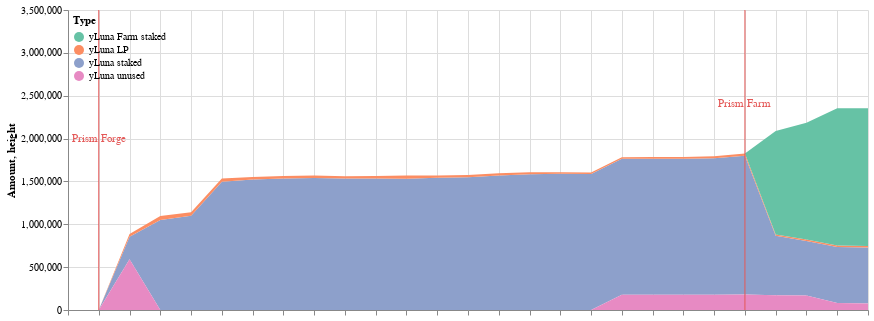

The notebook cell saved with this chart:
### Code cell
c1 = cp.get_yluna_time_area_chart(all_deltas, 
               alt.Scale(scheme='set2'),
               min_date = all_deltas.Time.min(),
               max_date = all_deltas.Time.max(),
               top_padding = 1500000
        )

c2 = alt.Chart(dp.dates_to_mark).mark_rule(color='#e45756').encode(
    x=alt.X('date'+':T',axis=alt.Axis(labels=False,title=''))
)

c3 = alt.Chart(dp.dates_to_mark).mark_text(
    color='#e45756',
    angle=0
).encode(
    x=alt.X('text_date'+':T',axis=alt.Axis(labels=False,title='')),
    y='height',
    text='text'
)

(c1 + c2 + c3).properties(width=800).configure_view(strokeOpacity=0)

### Figure 1 — Vega-Lite specification as saved in the notebook (floating-point values rounded to 4 significant figures)
{"config": {"view": {"continuousWidth": 400, "continuousHeight": 300, "strokeOpacity": 0}}, "layer": [{"data": {"name": "data-03616a742e76336935caf56848f23c66"}, "mark": "area", "encoding": {"color": {"field": "Type", "legend": {"direction": "vertical", "legendY": 0, "orient": "none", "padding": 5}, "scale": {"scheme": "set2"}, "type": "nominal"}, "tooltip": [{"field": "Time", "format": "%Y-%m-%d", "type": "temporal"}, {"field": "Type", "type": "nominal"}, {"field": "Amount (millions)", "type": "nominal"}], "x": {"field": "Time", "scale": {"domain": ["2022-02-12", "2022-03-10"]}, "type": "temporal"}, "y": {"field": "Amount", "scale": {"domain": [0, 3120000.0]}, "type": "quantitative"}}}, {"data": {"name": "data-bf69e67827aa5ed7d9d532afa84e7b5c"}, "mark": {"type": "rule", "color": "#e45756"}, "encoding": {"x": {"axis": {"labels": false, "title": ""}, "field": "date", "type": "temporal"}}}, {"data": {"name": "data-bf69e67827aa5ed7d9d532afa84e7b5c"}, "mark": {"type": "text", "angle": 0, "color": "#e45756"}, "encoding": {"text": {"field": "text", "type": "nominal"}, "x": {"axis": {"labels": false, "title": ""}, "field": "text_date", "type": "temporal"}, "y": {"field": "height", "type": "quantitative"}}}], "width": 800, "$schema": "https://vega.github.io/schema/vega-lite/v4.17.0.json", "datasets": {"data-03616a742e76336935caf56848f23c66": [{"Time": "2022-02-14", "Amount signed": 264000.0, "Amount": 264000.0, "Type": "yLuna staked", "Amount (millions)": "0.26M"}, {"Time": "2022-02-15", "Amount signed": 785400.0, "Amount": 1049000.0, "Type": "yLuna staked", "Amount (millions)": "1.05M"}, {"Time": "2022-02-16", "Amount signed": 48820.0, "Amount": 1098000.0, "Type": "yLuna staked", "Amount (millions)": "1.1M"}, {"Time": "2022-02-17", "Amount signed": 398600.0, "Amount": 1497000.0, "Type": "yLuna staked", "Amount (millions)": "1.5M"}, {"Time": "2022-02-18", "Amount signed": 26480.0, "Amount": 1523000.0, "Type": "yLuna staked", "Amount (millions)": "1.52M"}, {"Time": "2022-02-19", "Amount signed": 9947.0, "Amount": 1533000.0, "Type": "yLuna staked", "Amount (millions)": "1.53M"}, {"Time": "2022-02-20", "Amount signed": 6690.0, "Amount": 1540000.0, "Type": "yLuna staked", "Amount (millions)": "1.54M"}, {"Time": "2022-02-21", "Amount signed": -5372.0, "Amount": 1534000.0, "Type": "yLuna staked", "Amount (millions)": "1.53M"}, {"Time": "2022-02-22", "Amount signed": -340.6, "Amount": 1534000.0, "Type": "yLuna staked", "Amount (millions)": "1.53M"}, {"Time": "2022-02-23", "Amount signed": -1892.0, "Amount": 1532000.0, "Type": "yLuna staked", "Amount (millions)": "1.53M"}, {"Time": "2022-02-24", "Amount signed": 9216.0, "Amount": 1541000.0, "Type": "yLuna staked", "Amount (millions)": "1.54M"}, {"Time": "2022-02-25", "Amount signed": 6565.0, "Amount": 1548000.0, "Type": "yLuna staked", "Amount (millions)": "1.55M"}, {"Time": "2022-02-26", "Amount signed": 21590.0, "Amount": 1570000.0, "Type": "yLuna staked", "Amount (millions)": "1.57M"}, {"Time": "2022-02-27", "Amount signed": 15350.0, "Amount": 1585000.0, "Type": "yLuna staked", "Amount (millions)": "1.58M"}, {"Time": "2022-02-28", "Amount signed": 5056.0, "Amount": 1590000.0, "Type": "yLuna staked", "Amount (millions)": "1.59M"}, {"Time": "2022-03-01", "Amount signed": -3479.0, "Amount": 1587000.0, "Type": "yLuna staked", "Amount (millions)": "1.59M"}, {"Time": "2022-03-02", "Amount signed": -801.9, "Amount": 1586000.0, "Type": "yLuna staked", "Amount (millions)": "1.59M"}, {"Time": "2022-03-03", "Amount signed": -37.23, "Amount": 1586000.0, "Type": "yLuna staked", "Amount (millions)": "1.59M"}, {"Time": "2022-03-04", "Amount signed": 980.6, "Amount": 1587000.0, "Type": "yLuna staked", "Amount (millions)": "1.59M"}, {"Time": "2022-03-05", "Amount signed": 5166.0, "Amount": 1592000.0, "Type": "yLuna staked", "Amount (millions)": "1.59M"}, {"Time": "2022-03-06", "Amount signed": 27690.0, "Amount": 1620000.0, "Type": "yLuna staked", "Amount (millions)": "1.62M"}, {"Time": "2022-03-07", "Amount signed": -924800.0, "Amount": 694700.0, "Type": "yLuna staked", "Amount (millions)": "0.69M"}, {"Time": "2022-03-08", "Amount signed": -58730.0, "Amount": 636000.0, "Type": "yLuna staked", "Amount (millions)": "0.64M"}, {"Time": "2022-03-09", "Amount signed": 17560.0, "Amount": 653500.0, "Type": "yLuna staked", "Amount (millions)": "0.65M"}, {"Time": "2022-03-10", "Amount signed": 641.3, "Amount": 654200.0, "Type": "yLuna staked", "Amount (millions)": "0.65M"}, {"Time": "2022-02-14", "Amount signed": 32030.0, "Amount": 32030.0, "Type": "yLuna LP", "Amount (millions)": "0.03M"}, {"Time": "2022-02-15", "Amount signed": 15530.0, "Amount": 47560.0, "Type": "yLuna LP", "Amount (millions)": "0.05M"}, {"Time": "2022-02-16", "Amount signed": -3950.0, "Amount": 43610.0, "Type": "yLuna LP", "Amount (millions)": "0.04M"}, {"Time": "2022-02-17", "Amount signed": -6835.0, "Amount": 36780.0, "Type": "yLuna LP", "Amount (millions)": "0.04M"}, {"Time": "2022-02-18", "Amount signed": -7037.0, "Amount": 29740.0, "Type": "yLuna LP", "Amount (millions)": "0.03M"}, {"Time": "2022-02-19", "Amount signed": 337.5, "Amount": 30080.0, "Type": "yLuna LP", "Amount (millions)": "0.03M"}, {"Time": "2022-02-20", "Amount signed": -1702.0, "Amount": 28380.0, "Type": "yLuna LP", "Amount (millions)": "0.03M"}, {"Time": "2022-02-21", "Amount signed": -1555.0, "Amount": 26820.0, "Type": "yLuna LP", "Amount (millions)": "0.03M"}, {"Time": "2022-02-22", "Amount signed": 3529.0, "Amount": 30350.0, "Type": "yLuna LP", "Amount (millions)": "0.03M"}, {"Time": "2022-02-23", "Amount signed": 5291.0, "Amount": 35640.0, "Type": "yLuna LP", "Amount (millions)": "0.04M"}, {"Time": "2022-02-24", "Amount signed": -6866.0, "Amount": 28780.0, "Type": "yLuna LP", "Amount (millions)": "0.03M"}, {"Time": "2022-02-25", "Amount signed": -2172.0, "Amount": 26600.0, "Type": "yLuna LP", "Amount (millions)": "0.03M"}, {"Time": "2022-02-26", "Amount signed": -2032.0, "Amount": 24570.0, "Type": "yLuna LP", "Amount (millions)": "0.02M"}, {"Time": "2022-02-27", "Amount signed": -2120.0, "Amount": 22450.0, "Type": "yLuna LP", "Amount (millions)": "0.02M"}, {"Time": "2022-02-28", "Amount signed": -6805.0, "Amount": 15650.0, "Type": "yLuna LP", "Amount (millions)": "0.02M"}, {"Time": "2022-03-01", "Amount signed": 1266.0, "Amount": 16910.0, "Type": "yLuna LP", "Amount (millions)": "0.02M"}, {"Time": "2022-03-02", "Amount signed": 1194.0, "Amount": 18110.0, "Type": "yLuna LP", "Amount (millions)": "0.02M"}, {"Time": "2022-03-03", "Amount signed": 1485.0, "Amount": 19590.0, "Type": "yLuna LP", "Amount (millions)": "0.02M"}, {"Time": "2022-03-04", "Amount signed": 900.4, "Amount": 20490.0, "Type": "yLuna LP", "Amount (millions)": "0.02M"}, {"Time": "2022-03-05", "Amount signed": 2973.0, "Amount": 23470.0, "Type": "yLuna LP", "Amount (millions)": "0.02M"}, {"Time": "2022-03-06", "Amount signed": 1880.0, "Amount": 25350.0, "Type": "yLuna LP", "Amount (millions)": "0.03M"}, {"Time": "2022-03-07", "Amount signed": -9021.0, "Amount": 16320.0, "Type": "yLuna LP", "Amount (millions)": "0.02M"}, {"Time": "2022-03-08", "Amount signed": -254.8, "Amount": 16070.0, "Type": "yLuna LP", "Amount (millions)": "0.02M"}, {"Time": "2022-03-09", "Amount signed": 238.1, "Amount": 16310.0, "Type": "yLuna LP", "Amount (millions)": "0.02M"}, {"Time": "2022-03-10", "Amount signed": -236.4, "Amount": 16070.0, "Type": "yLuna LP", "Amount (millions)": "0.02M"}, {"Time": "2022-03-07", "Amount signed": 1207000.0, "Amount": 1207000.0, "Type": "yLuna Farm staked", "Amount (millions)": "1.21M"}, {"Time": "2022-03-08", "Amount signed": 156200.0, "Amount": 1363000.0, "Type": "yLuna Farm staked", "Amount (millions)": "1.36M"}, {"Time": "2022-03-09", "Amount signed": 238400.0, "Amount": 1602000.0, "Type": "yLuna Farm staked", "Amount (millions)": "1.6M"}, {"Time": "2022-03-10", "Amount signed": 6263.0, "Amount": 1608000.0, "Type": "yLuna Farm staked", "Amount (millions)": "1.61M"}, {"Time": "2022-02-14", "Amount signed": 886900.0, "Amount": 590900.0, "Type": "yLuna unused", "Amount (millions)": "0.59M"}, {"Time": "2022-02-15", "Amount signed": 203500.0, "Amount": 0.0, "Type": "yLuna unused", "Amount (millions)": "0.0M"}, {"Time": "2022-02-16", "Amount signed": 34800.0, "Amount": 0.0, "Type": "yLuna unused", "Amount (millions)": "0.0M"}, {"Time": "2022-02-17", "Amount signed": 390200.0, "Amount": 0.0, "Type": "yLuna unused", "Amount (millions)": "0.0M"}, {"Time": "2022-02-18", "Amount signed": 18930.0, "Amount": 0.0, "Type": "yLuna unused", "Amount (millions)": "0.0M"}, {"Time": "2022-02-19", "Amount signed": 8557.0, "Amount": 0.0, "Type": "yLuna unused", "Amount (millions)": "0.0M"}, {"Time": "2022-02-20", "Amount signed": 4740.0, "Amount": 0.0, "Type": "yLuna unused", "Amount (millions)": "0.0M"}, {"Time": "2022-02-21", "Amount signed": -6418.0, "Amount": 0.0, "Type": "yLuna unused", "Amount (millions)": "0.0M"}, {"Time": "2022-02-22", "Amount signed": 1663.0, "Amount": 0.0, "Type": "yLuna unused", "Amount (millions)": "0.0M"}, {"Time": "2022-02-23", "Amount signed": 4500.0, "Amount": 0.0, "Type": "yLuna unused", "Amount (millions)": "0.0M"}, {"Time": "2022-02-24", "Amount signed": -342.0, "Amount": 0.0, "Type": "yLuna unused", "Amount (millions)": "0.0M"}, {"Time": "2022-02-25", "Amount signed": 4035.0, "Amount": 0.0, "Type": "yLuna unused", "Amount (millions)": "0.0M"}, {"Time": "2022-02-26", "Amount signed": 32360.0, "Amount": 0.0, "Type": "yLuna unused", "Amount (millions)": "0.0M"}, {"Time": "2022-02-27", "Amount signed": 478.2, "Amount": 0.0, "Type": "yLuna unused", "Amount (millions)": "0.0M"}, {"Time": "2022-02-28", "Amount signed": -1118.0, "Amount": 0.0, "Type": "yLuna unused", "Amount (millions)": "0.0M"}, {"Time": "2022-03-01", "Amount signed": -789.2, "Amount": 0.0, "Type": "yLuna unused", "Amount (millions)": "0.0M"}, {"Time": "2022-03-02", "Amount signed": 200900.0, "Amount": 179100.0, "Type": "yLuna unused", "Amount (millions)": "0.18M"}, {"Time": "2022-03-03", "Amount signed": 597.3, "Amount": 178300.0, "Type": "yLuna unused", "Amount (millions)": "0.18M"}, {"Time": "2022-03-04", "Amount signed": 2053.0, "Amount": 178400.0, "Type": "yLuna unused", "Amount (millions)": "0.18M"}, {"Time": "2022-03-05", "Amount signed": 7005.0, "Amount": 177300.0, "Type": "yLuna unused", "Amount (millions)": "0.18M"}, {"Time": "2022-03-06", "Amount signed": 33240.0, "Amount": 181000.0, "Type": "yLuna unused", "Amount (millions)": "0.18M"}, {"Time": "2022-03-07", "Amount signed": 263300.0, "Amount": 171200.0, "Type": "yLuna unused", "Amount (millions)": "0.17M"}, {"Time": "2022-03-08", "Amount signed": 96260.0, "Amount": 170200.0, "Type": "yLuna unused", "Amount (millions)": "0.17M"}, {"Time": "2022-03-09", "Amount signed": 167800.0, "Amount": 81740.0, "Type": "yLuna unused", "Amount (millions)": "0.08M"}, {"Time": "2022-03-10", "Amount signed": 395.7, "Amount": 75470.0, "Type": "yLuna unused", "Amount (millions)": "0.08M"}, {"Time": "2022-02-12", "Amount signed": 0.0, "Amount": 0.0, "Type": "yLuna staked", "Amount (millions)": "0.0M"}, {"Time": "2022-02-13", "Amount signed": 0.0, "Amount": 0.0, "Type": "yLuna staked", "Amount (millions)": "0.0M"}, {"Time": "2022-02-12", "Amount signed": 0.0, "Amount": 0.0, "Type": "yLuna LP", "Amount (millions)": "0.0M"}, {"Time": "2022-02-13", "Amount signed": 0.0, "Amount": 0.0, "Type": "yLuna LP", "Amount (millions)": "0.0M"}, {"Time": "2022-02-14", "Amount signed": 0.0, "Amount": 0.0, "Type": "yLuna Farm staked", "Amount (millions)": "0.0M"}, {"Time": "2022-02-15", "Amount signed": 0.0, "Amount": 0.0, "Type": "yLuna Farm staked", "Amount (millions)": "0.0M"}, {"Time": "2022-02-16", "Amount signed": 0.0, "Amount": 0.0, "Type": "yLuna Farm staked", "Amount (millions)": "0.0M"}, {"Time": "2022-02-17", "Amount signed": 0.0, "Amount": 0.0, "Type": "yLuna Farm staked", "Amount (millions)": "0.0M"}, {"Time": "2022-02-18", "Amount signed": 0.0, "Amount": 0.0, "Type": "yLuna Farm staked", "Amount (millions)": "0.0M"}, {"Time": "2022-02-19", "Amount signed": 0.0, "Amount": 0.0, "Type": "yLuna Farm staked", "Amount (millions)": "0.0M"}, {"Time": "2022-02-20", "Amount signed": 0.0, "Amount": 0.0, "Type": "yLuna Farm staked", "Amount (millions)": "0.0M"}, {"Time": "2022-02-21", "Amount signed": 0.0, "Amount": 0.0, "Type": "yLuna Farm staked", "Amount (millions)": "0.0M"}, {"Time": "2022-02-22", "Amount signed": 0.0, "Amount": 0.0, "Type": "yLuna Farm staked", "Amount (millions)": "0.0M"}, {"Time": "2022-02-23", "Amount signed": 0.0, "Amount": 0.0, "Type": "yLuna Farm staked", "Amount (millions)": "0.0M"}, {"Time": "2022-02-24", "Amount signed": 0.0, "Amount": 0.0, "Type": "yLuna Farm staked", "Amount (millions)": "0.0M"}, {"Time": "2022-02-25", "Amount signed": 0.0, "Amount": 0.0, "Type": "yLuna Farm staked", "Amount (millions)": "0.0M"}, {"Time": "2022-02-26", "Amount signed": 0.0, "Amount": 0.0, "Type": "yLuna Farm staked", "Amount (millions)": "0.0M"}, {"Time": "2022-02-27", "Amount signed": 0.0, "Amount": 0.0, "Type": "yLuna Farm staked", "Amount (millions)": "0.0M"}, {"Time": "2022-02-28", "Amount signed": 0.0, "Amount": 0.0, "Type": "yLuna Farm staked", "Amount (millions)": "0.0M"}, {"Time": "2022-03-01", "Amount signed": 0.0, "Amount": 0.0, "Type": "yLuna Farm staked", "Amount (millions)": "0.0M"}, {"Time": "2022-03-02", "Amount signed": 0.0, "Amount": 0.0, "Type": "yLuna Farm staked", "Amount (millions)": "0.0M"}, {"Time": "2022-03-03", "Amount signed": 0.0, "Amount": 0.0, "Type": "yLuna Farm staked", "Amount (millions)": "0.0M"}, {"Time": "2022-03-04", "Amount signed": 0.0, "Amount": 0.0, "Type": "yLuna Farm staked", "Amount (millions)": "0.0M"}, {"Time": "2022-03-05", "Amount signed": 0.0, "Amount": 0.0, "Type": "yLuna Farm staked", "Amount (millions)": "0.0M"}, {"Time": "2022-03-06", "Amount signed": 0.0, "Amount": 0.0, "Type": "yLuna Farm staked", "Amount (millions)": "0.0M"}, {"Time": "2022-02-12", "Amount signed": 0.0, "Amount": 0.0, "Type": "yLuna Farm staked", "Amount (millions)": "0.0M"}, {"Time": "2022-02-13", "Amount signed": 0.0, "Amount": 0.0, "Type": "yLuna Farm staked", "Amount (millions)": "0.0M"}, {"Time": "2022-02-12", "Amount signed": 0.0, "Amount": 0.0, "Type": "yLuna unused", "Amount (millions)": "0.0M"}, {"Time": "2022-02-13", "Amount signed": 0.0, "Amount": 0.0, "Type": "yLuna unused", "Amount (millions)": "0.0M"}], "data-bf69e67827aa5ed7d9d532afa84e7b5c": [{"text_date": "2022-02-13", "date": "2022-02-13", "height": 2000000, "text": "Prism Forge"}, {"text_date": "2022-03-06", "date": "2022-03-06", "height": 2400000, "text": "Prism Farm"}]}}
